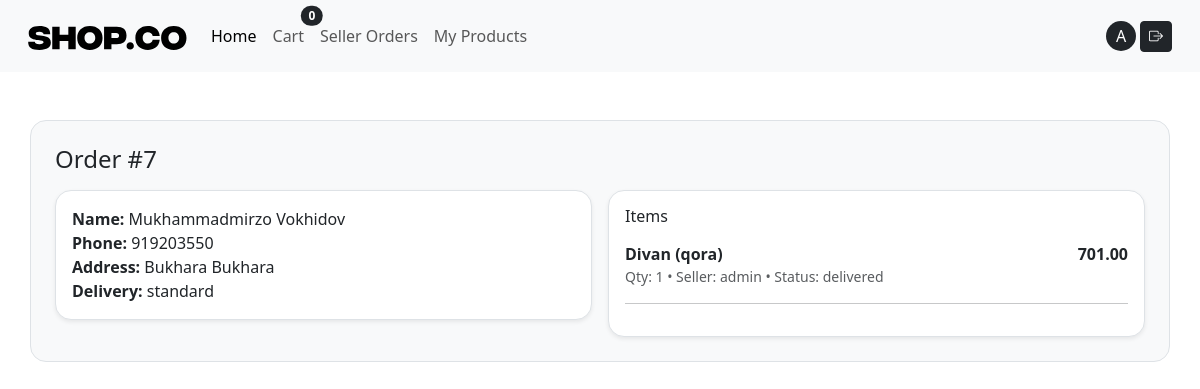
Page /my-orders/7/ (signed in) on the committed database.
### cart/models.py (models this page shows, shortened)
class Cart(models.Model):
   user = models.OneToOneField(settings.AUTH_USER_MODEL, on_delete=models.CASCADE, related_name='cart')
   created_at = models.DateField(auto_now_add=True)
   updated_at = models.DateField(auto_now=True)
   def total_qty(self):
       return sum(item.qty for item in self.items.all())

### accounts/models.py (models this page shows, shortened)
class User(AbstractUser):
    class Role(models.TextChoices):
        BUYER = "BUYER", "Buyer"
        SELLER = "SELLER", "Seller"
    role = models.CharField(
        max_length=10,
        choices=Role.choices,
        default=Role.BUYER
    )
    image = models.ImageField(upload_to="avatars/", blank=True, null=True)
    phone = models.CharField(max_length=13, help_text="+998919990033")
    address = models.CharField(max_length=255, blank=True)

### orders/models.py (models this page shows, shortened)
class Order(models.Model):
   user = models.ForeignKey(  # buyurtma egasi (xaridor)
       settings.AUTH_USER_MODEL,
       on_delete=models.CASCADE,
       related_name="orders"
   )
   full_name = models.CharField(max_length=120)  # checkoutdagi ism-familiya
   phone = models.CharField(max_length=30)  # telefon
   address = models.TextField()  # manzil (sodda variant)
   delivery_method = models.CharField(max_length=50, default="standard")  # yetkazish turi
   note = models.TextField(blank=True)  # izoh (ixtiyoriy)
   created_at = models.DateTimeField(auto_now_add=True)  #yaratilgan vaqt

class OrderItem(models.Model):
   STATUS_NEW = "new"  # yangi buyurtma
   STATUS_PROCESSING = "processing"  # tayyorlanmoqda
   STATUS_DELIVERED = "delivered"  # yetkazildi
   STATUS_CANCELED = "canceled"  # bekor qilindi
   STATUS_CHOICES = [
       (STATUS_NEW, "New"),
       (STATUS_PROCESSING, "Processing"),
       (STATUS_DELIVERED, "Delivered"),
       (STATUS_CANCELED, "Canceled"),
   ]
   order = models.ForeignKey(  # qaysi orderga tegishli
       Order, on_delete=models.CASCADE, related_name="items")
   product = models.ForeignKey(Product,
       on_delete=models.PROTECT,  # order bo‘lsa product o‘chib ketmasin (tarix saqlansin)
       related_name="order_items")
   seller = models.ForeignKey(  # buyurtma qaysi sotuvchiga borishini ajratish uchun
       settings.AUTH_USER_MODEL,
       on_delete=models.PROTECT,
       related_name="sold_items")
   qty = models.PositiveIntegerField(default=1)  # soni
   unit_price = models.DecimalField(max_digits=12, decimal_places=2, default=Decimal("0.00"))  # bitta narx
   status = models.CharField(max_length=20, choices=STATUS_CHOICES, default=STATUS_NEW)  # order holati

### catalog/models.py (models this page shows, shortened)
class Product(models.Model):
    seller = models.ForeignKey(settings.AUTH_USER_MODEL, on_delete=models.CASCADE, related_name="products")
    category = models.ForeignKey(Category, on_delete=models.SET_NULL, null=True, blank=True, related_name="products")
    name = models.CharField(max_length=200)
    slug = models.SlugField(max_length=220, unique=True)
    price = models.DecimalField(max_digits=12, decimal_places=2)
    short_description = models.CharField(max_length=255, blank=True)
    description = models.TextField(blank=True)
    stock = models.PositiveIntegerField(default=0)
    is_active = models.BooleanField(default=True)
    main_image = models.ImageField(upload_to="products/main/", blank=True, null=True)
    created_at = models.DateTimeField(auto_now_add=True)

### orders/views.py (the view)
# urls.py: path("my-orders/<int:pk>/",  views.OrderDetailView.as_view(), name="order_detail"),  # detail
class OrderDetailView(LoginRequiredMixin, DetailView):
   model = Order
   template_name = "orders/order_detail.html"
   context_object_name = "order"
   def get_queryset(self):
       return Order.objects.filter(user=self.request.user)  # boshqa user orderini ocholmaydi

### cart/context_processors.py (called while the page is built)
def cart(request):
    if request.user.is_authenticated:
        cart, _ = Cart.objects.get_or_create(user=request.user)
        return {'cart': cart}
    return {'cart': None}

### templates/orders/order_detail.html (shortened to what this page needs)
{% extends "base.html" %}
{% block content %}
<div class="container border rounded p-4 rounded-4 my-5 bg-light">
<h1 class="h4 mb-3">Order #{{ order.id }}</h1>
<div class="row g-3">
 <div class="col-lg-6">
   <div class="card shadow-sm border rounded-4">
     <div class="card-body">
       <div><strong>Name:</strong> {{ order.full_name }}</div>
       <div><strong>Phone:</strong> {{ order.phone }}</div>
       <div><strong>Address:</strong> {{ order.address }}</div>
       <div><strong>Delivery:</strong> {{ order.delivery_method }}</div>
       {% if order.note %}<div><strong>Note:</strong> {{ order.note }}</div>{% endif %}</div></div></div>
 <div class="col-lg-6">
   <div class="card shadow-sm border rounded-4">
     <div class="card-body">
       <h2 class="h6 mb-3">Items</h2>
       {% for item in order.items.all %}
         <div class="d-flex justify-content-between"><div>
             <div class="fw-semibold">{{ item.product.name }}</div>
             <div class="text-muted small">Qty: {{ item.qty }} • Seller: {{ item.seller.username }} • Status: {{ item.status }} </div></div>
           <div class="fw-semibold">{{ item.unit_price }}</div></div><hr>
       {% endfor %}
     </div></div> </div></div>
</div>
{% endblock %}

### templates/includes/navbar.html (shortened to what this page needs)
{% load static %}
<nav class="navbar navbar-expand-lg bg-body-tertiary p-3">
  <div class="container-fluid">
    <a class="navbar-brand" href="/"><img src="{% static 'images/logo.svg' %}" alt=""/></a>
    <div class="collapse navbar-collapse" id="navbarSupportedContent">
      <ul class="navbar-nav me-auto mb-2 mb-lg-0">
        <li class="nav-item">
          <a class="nav-link active" aria-current="page" href="/">Home</a>
        </li>
        <li class="nav-item">
          <a href="{% url 'cart_detail' %}" class="nav-link position-relative btn btn-sm ">
  Cart
  <span class="position-absolute top-0 start-100 translate-middle badge rounded-pill bg-dark">
     {{ cart.total_qty }}
  </span>
</a>
        </li>
        <li class="nav-item">
          {% if request.user.is_authenticated %}
 {% if request.user.role == "SELLER" %}
   <a class="nav-link" href="{% url 'seller_order_items' %}">Seller Orders</a>
 {% endif %}
{% endif %}
        </li>
        <li class="nav-item">
          {% if request.user.is_authenticated and request.user.role == "SELLER" %}
<a class="nav-link" href="{% url 'seller_products' %}">
My Products
</a>
{%endif %}
</li>
      </ul>
      {% if user.is_authenticated %}
        <a style="width: 30px; height:30px;" class="text-decoration-none d-flex align-items-center justify-content-center bg-dark text-white rounded rounded-circle me-1"  href="{% url 'profile_detail' %}">{{ user.username|slice:1|title }}</a>
      <form method="post" action="{% url 'logout' %}">
        <button class="btn btn-dark btn-sm"><i class="bi bi-box-arrow-right"></i></button>
      </form>
      {% else %}
      <a class="btn btn-dark rounded rounded-pill me-1" href="{% url 'signup' %}">Ro'yxatdan o'tish</a>
      <a class="btn btn-dark rounded rounded-pill" href="{% url 'login' %}">Kirish</a>
      {% endif %}
    </div>
  </div>
</nav>

### rows in the picture
Cart: total_qty "0"
User: username "A"
Order: id "7", full_name "Mukhammadmirzo Vokhidov", phone "919203550", address "Bukhara Bukhara", delivery_method "standard"
OrderItem: product.name "Divan (qora)", qty "1", seller.username "admin", status "delivered", unit_price "701.00"
